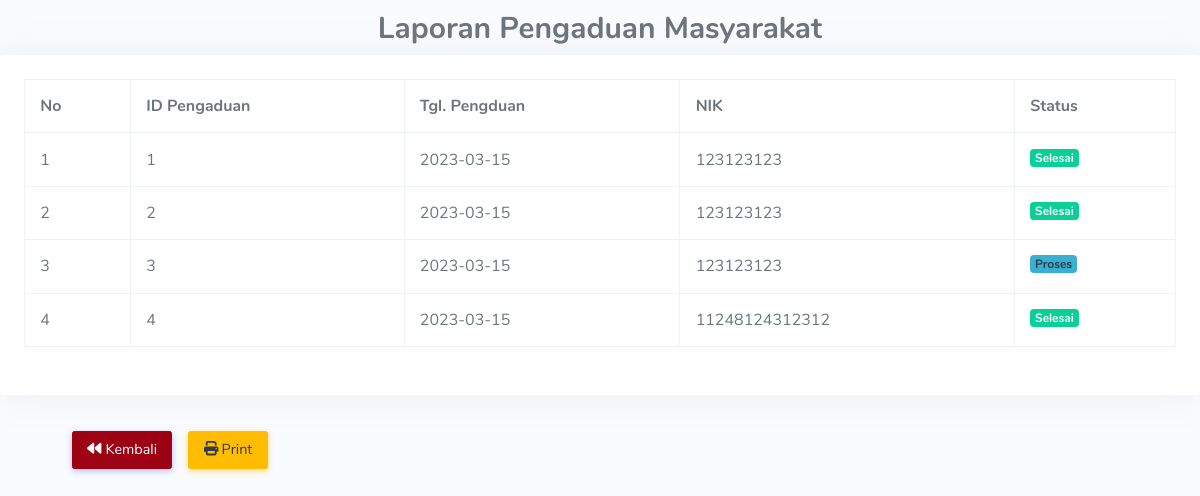
The app's page /petugas/modul/mod_laporan/laporan.php, older data.
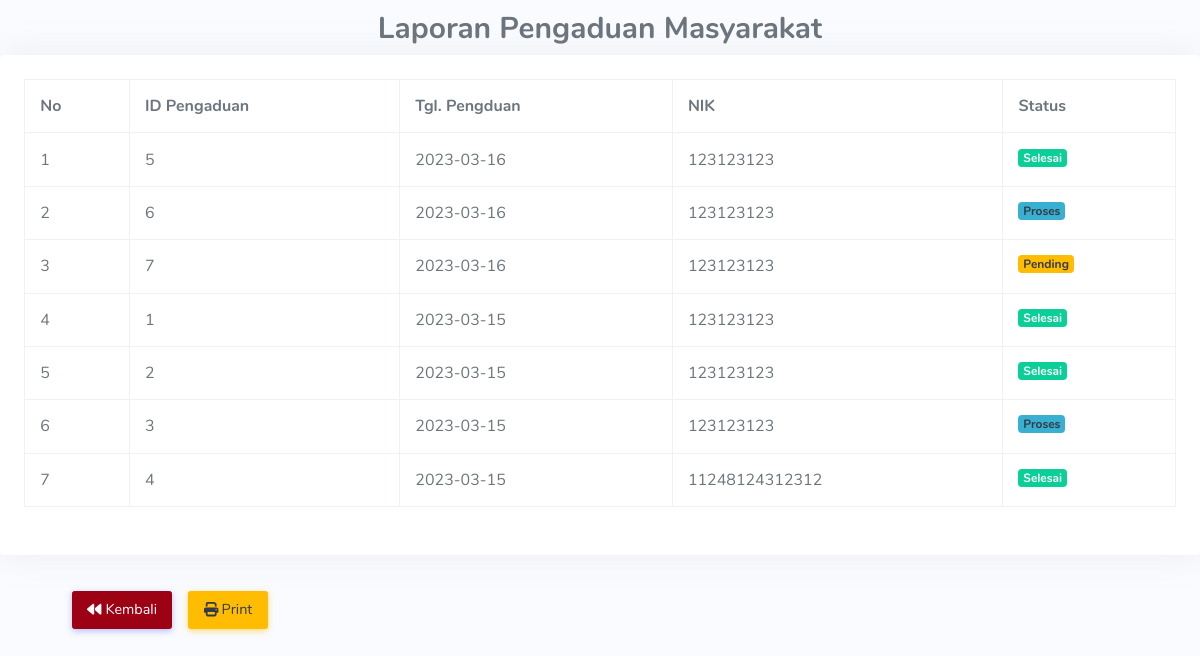
The same page, newer data.
### tables this page shows
CREATE TABLE `pengaduan` (
  `id_pengaduan` int(11) NOT NULL,
  `tgl_pengaduan` date NOT NULL,
  `nik` varchar(16) NOT NULL,
  `isi_laporan` text NOT NULL,
  `foto` varchar(255) NOT NULL,
  `status` enum('0','1','2') NOT NULL
);

### petugas/modul/mod_laporan/laporan.php (the view, shortened to what this page needs)
<?php
include '../../../config/koneksi.php';
?>
        <link href="../../../assets/css/icons.min.css" rel="stylesheet" type="text/css">
        <link href="../../../assets/css/app.min.css" rel="stylesheet" type="text/css" id="light-style">
        <link href="../../../assets/css/vendor/dataTables.bootstrap5.css" rel="stylesheet" type="text/css" />
        <link href="../../../assets/css/vendor/responsive.bootstrap5.css" rel="stylesheet" type="text/css" />
        <link href="../../../assets/css/custom.css" rel="stylesheet" />
<center><h2 class="mt-2">Laporan Pengaduan Masyarakat</h2></center>
<div class="card">
    <div class="card-body">
        <div class="table-responsive">
            <table class="table table-bordered" id="dataTable" width="100%" cellspacing="0">
            <tr>
                <th>No</th>
                <th>ID Pengaduan</th>
                <th>Tgl. Pengduan</th>
                <th>NIK</th>
                <th>Status</th>
            </tr>
                <tbody>
                    <?php
                        $query = mysqli_query($koneksi, "SELECT * From pengaduan ORDER BY tgl_pengaduan DESC");
                        $no = 1;
                        while ($pengaduan = mysqli_fetch_array($query)) {
                    ?>
                    <tr>
                        <td><?= $no++; ?></td>
                        <td><?= $pengaduan['id_pengaduan'] ?></td>
                        <td><?= $pengaduan['tgl_pengaduan'] ?></td>
                        <td><?= $pengaduan['nik'] ?></td>
                        <td>
                            <?php
                                $status = $pengaduan['status'];
                                if ($status == 0) {
                                    $keterangan = '<span class="badge bg-warning text-dark">Pending</span>';
                                } elseif ($status == 1) {
                                    $keterangan = '<span class="badge bg-info text-dark">Proses</span>';
                                } elseif ($status == 2) {
                                    $keterangan = '<span class="badge bg-success">Selesai</span>';
                                } else {
                                    $keterangan = 'Status tidak valid';
                                }
                                echo $keterangan;
                            ?>
                        </td>
                    </tr>
                    <?php } ?>
                </tbody>
            </table>
        </div>
    </div>
</div>
<div class="mt-4 ms-5">
    <div class="noprint">
            <a class="btn btn-primary" href="../../">
                <div class="sb-nav-link-icon"><i class="fas fa-backward"></i> Kembali</div>
            </a>
        <div class="btn btn-warning ms-2" onClick="window.print();"><i class="fas fa-print"></i> Print</div>
    </div>
</div>

Row changes from the older to the newer data that the page shows:
added pengaduan: id_pengaduan "5", tgl_pengaduan "2023-03-16", nik "123123123", status "Selesai"
added pengaduan: id_pengaduan "6", tgl_pengaduan "2023-03-16", nik "123123123", status "Proses"
added pengaduan: id_pengaduan "7", tgl_pengaduan "2023-03-16", nik "123123123", status "Pending"
